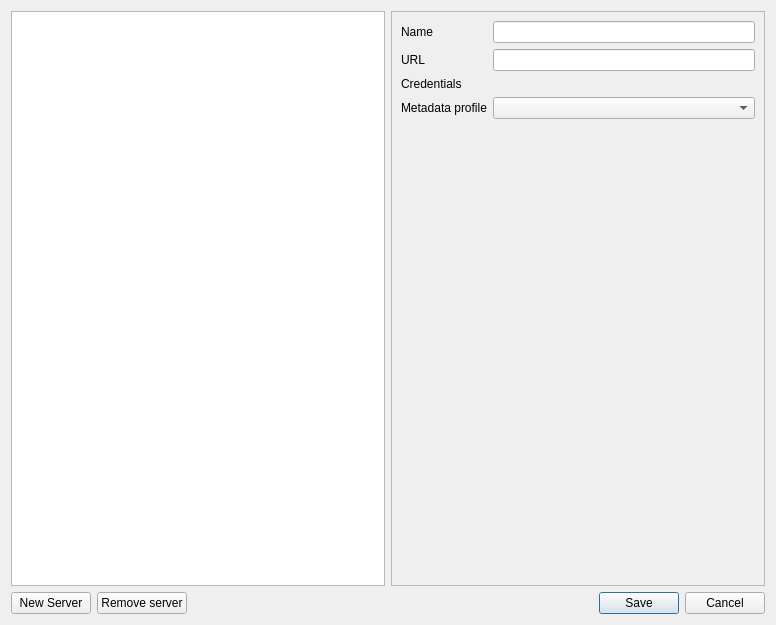
<?xml version="1.0" encoding="UTF-8"?>
<ui version="4.0">
 <class>Dialog</class>
 <widget class="QDialog" name="Dialog">
  <property name="geometry">
   <rect>
    <x>0</x>
    <y>0</y>
    <width>776</width>
    <height>625</height>
   </rect>
  </property>
  <property name="windowTitle">
   <string>Server Connections</string>
  </property>
  <layout class="QVBoxLayout" name="verticalLayout_2">
   <item>
    <layout class="QHBoxLayout" name="horizontalLayout_4">
     <item>
      <layout class="QVBoxLayout" name="verticalLayout">
       <item>
        <widget class="QListWidget" name="listServers"/>
       </item>
      </layout>
     </item>
     <item>
      <widget class="QStackedWidget" name="stackedWidget">
       <property name="frameShape">
        <enum>QFrame::StyledPanel</enum>
       </property>
       <property name="currentIndex">
        <number>3</number>
       </property>
       <widget class="QWidget" name="widgetGeocatLive">
        <layout class="QHBoxLayout" name="horizontalLayout_3">
         <item>
          <layout class="QGridLayout" name="gridLayout">
           <item row="0" column="1">
            <widget class="QLineEdit" name="txtGeocatLiveName"/>
           </item>
           <item row="2" column="1">
            <widget class="QLineEdit" name="txtInstanceIdentifier"/>
           </item>
           <item row="0" column="0">
            <widget class="QLabel" name="nameLabel">
             <property name="text">
              <string>Name</string>
             </property>
            </widget>
           </item>
           <item row="2" column="0">
            <widget class="QLabel" name="instanceIdentifierLabel">
             <property name="text">
              <string>Instance identifier</string>
             </property>
            </widget>
           </item>
           <item row="6" column="0">
            <widget class="QLabel" name="label_2">
             <property name="text">
              <string>GeoNetwork credentials</string>
             </property>
            </widget>
           </item>
           <item row="4" column="0">
            <widget class="QLabel" name="label">
             <property name="text">
              <string>GeoServer credentials</string>
             </property>
            </widget>
           </item>
           <item row="4" column="1">
            <widget class="QWidget" name="GeocatLiveGeoserverAuthWidget" native="true"/>
           </item>
           <item row="6" column="1">
            <widget class="QWidget" name="GeocatLiveGeonetworkAuthWidget" native="true"/>
           </item>
           <item row="7" column="0">
            <spacer name="verticalSpacer">
             <property name="orientation">
              <enum>Qt::Vertical</enum>
             </property>
             <property name="sizeHint" stdset="0">
              <size>
               <width>20</width>
               <height>40</height>
              </size>
             </property>
            </spacer>
           </item>
          </layout>
         </item>
        </layout>
       </widget>
       <widget class="QWidget" name="widgetGeoserver">
        <layout class="QHBoxLayout" name="horizontalLayout_2">
         <item>
          <layout class="QGridLayout" name="gridLayout_2">
           <item row="7" column="2">
            <widget class="QWidget" name="geoserverAuthWidget" native="true">
             <property name="sizePolicy">
              <sizepolicy hsizetype="Minimum" vsizetype="Minimum">
               <horstretch>0</horstretch>
               <verstretch>0</verstretch>
              </sizepolicy>
             </property>
            </widget>
           </item>
           <item row="7" column="0">
            <widget class="QLabel" name="label_5">
             <property name="text">
              <string>Credentials</string>
             </property>
            </widget>
           </item>
           <item row="5" column="2">
            <layout class="QHBoxLayout" name="horizontalLayout_5">
             <item>
              <widget class="QRadioButton" name="radioUploadData">
               <property name="text">
                <string>Upload data</string>
               </property>
              </widget>
             </item>
             <item>
              <widget class="QRadioButton" name="radioStoreInPostgis">
               <property name="text">
                <string>Store in PostGIS</string>
               </property>
              </widget>
             </item>
            </layout>
           </item>
           <item row="1" column="0">
            <widget class="QLabel" name="label_4">
             <property name="text">
              <string>URL</string>
             </property>
            </widget>
           </item>
           <item row="1" column="2">
            <widget class="QLineEdit" name="txtGeoserverUrl"/>
           </item>
           <item row="0" column="0">
            <widget class="QLabel" name="label_3">
             <property name="text">
              <string>Name</string>
             </property>
            </widget>
           </item>
           <item row="0" column="2">
            <widget class="QLineEdit" name="txtGeoserverName"/>
           </item>
           <item row="4" column="2">
            <widget class="QLineEdit" name="txtGeoserverWorkspace"/>
           </item>
           <item row="4" column="0">
            <widget class="QLabel" name="label_16">
             <property name="text">
              <string>Workspace</string>
             </property>
            </widget>
           </item>
           <item row="9" column="0">
            <spacer name="verticalSpacer_2">
             <property name="orientation">
              <enum>Qt::Vertical</enum>
             </property>
             <property name="sizeHint" stdset="0">
              <size>
               <width>20</width>
               <height>40</height>
              </size>
             </property>
            </spacer>
           </item>
           <item row="6" column="2">
            <layout class="QHBoxLayout" name="horizontalLayout_6">
             <item>
              <widget class="QComboBox" name="comboDatastore"/>
             </item>
             <item>
              <widget class="QToolButton" name="btnNewDatastore">
               <property name="text">
                <string>New</string>
               </property>
              </widget>
             </item>
            </layout>
           </item>
           <item row="6" column="0">
            <widget class="QLabel" name="label_7">
             <property name="text">
              <string>Datastore</string>
             </property>
            </widget>
           </item>
           <item row="5" column="0">
            <widget class="QLabel" name="label_6">
             <property name="text">
              <string>Data</string>
             </property>
            </widget>
           </item>
           <item row="8" column="2">
            <widget class="QPushButton" name="btnConnectGeoserver">
             <property name="text">
              <string>Connect</string>
             </property>
            </widget>
           </item>
          </layout>
         </item>
        </layout>
       </widget>
       <widget class="QWidget" name="widgetEmpty"/>
       <widget class="QWidget" name="widgetMetadataCatalogue">
        <layout class="QHBoxLayout" name="horizontalLayout_9">
         <item>
          <layout class="QGridLayout" name="gridLayout_4">
           <item row="4" column="0">
            <spacer name="verticalSpacer_4">
             <property name="orientation">
              <enum>Qt::Vertical</enum>
             </property>
             <property name="sizeHint" stdset="0">
              <size>
               <width>20</width>
               <height>40</height>
              </size>
             </property>
            </spacer>
           </item>
           <item row="1" column="0">
            <widget class="QLabel" name="label_14">
             <property name="text">
              <string>URL</string>
             </property>
            </widget>
           </item>
           <item row="0" column="0">
            <widget class="QLabel" name="label_15">
             <property name="text">
              <string>Name</string>
             </property>
            </widget>
           </item>
           <item row="0" column="1">
            <widget class="QLineEdit" name="txtCswName"/>
           </item>
           <item row="2" column="0">
            <widget class="QLabel" name="label_17">
             <property name="text">
              <string>Credentials</string>
             </property>
            </widget>
           </item>
           <item row="1" column="1">
            <widget class="QLineEdit" name="txtCswUrl"/>
           </item>
           <item row="3" column="1">
            <layout class="QHBoxLayout" name="horizontalLayout_8">
             <item>
              <widget class="QComboBox" name="comboMedatadaProfile"/>
             </item>
            </layout>
           </item>
           <item row="3" column="0">
            <widget class="QLabel" name="label_18">
             <property name="text">
              <string>Metadata profile</string>
             </property>
            </widget>
           </item>
           <item row="2" column="1">
            <widget class="QWidget" name="cswAuthWidget" native="true"/>
           </item>
          </layout>
         </item>
        </layout>
       </widget>
       <widget class="QWidget" name="widgetPostgis">
        <layout class="QGridLayout" name="gridLayout_3">
         <item row="6" column="2">
          <widget class="QLineEdit" name="txtPostgisSchema"/>
         </item>
         <item row="0" column="0">
          <widget class="QLabel" name="label_9">
           <property name="text">
            <string>Name</string>
           </property>
          </widget>
         </item>
         <item row="5" column="0">
          <widget class="QLabel" name="label_12">
           <property name="text">
            <string>Database</string>
           </property>
          </widget>
         </item>
         <item row="6" column="0">
          <widget class="QLabel" name="label_11">
           <property name="text">
            <string>Schema</string>
           </property>
          </widget>
         </item>
         <item row="2" column="0">
          <widget class="QLabel" name="label_13">
           <property name="text">
            <string>Credentials</string>
           </property>
          </widget>
         </item>
         <item row="0" column="2">
          <widget class="QLineEdit" name="txtPostgisName"/>
         </item>
         <item row="1" column="2">
          <widget class="QLineEdit" name="txtPostgisServerAddress"/>
         </item>
         <item row="4" column="2">
          <widget class="QLineEdit" name="txtPostgisPort"/>
         </item>
         <item row="2" column="2">
          <widget class="QWidget" name="postgisAuthWidget" native="true">
           <property name="maximumSize">
            <size>
             <width>16777215</width>
             <height>100</height>
            </size>
           </property>
          </widget>
         </item>
         <item row="4" column="0">
          <widget class="QLabel" name="label_10">
           <property name="text">
            <string>Port</string>
           </property>
          </widget>
         </item>
         <item row="1" column="0">
          <widget class="QLabel" name="label_8">
           <property name="text">
            <string>Server address</string>
           </property>
          </widget>
         </item>
         <item row="5" column="2">
          <widget class="QLineEdit" name="txtPostgisDatabase"/>
         </item>
         <item row="8" column="1">
          <spacer name="verticalSpacer_3">
           <property name="orientation">
            <enum>Qt::Vertical</enum>
           </property>
           <property name="sizeHint" stdset="0">
            <size>
             <width>20</width>
             <height>40</height>
            </size>
           </property>
          </spacer>
         </item>
         <item row="7" column="2">
          <widget class="QPushButton" name="btnConnectPostgis">
           <property name="text">
            <string>Connect</string>
           </property>
          </widget>
         </item>
        </layout>
       </widget>
      </widget>
     </item>
    </layout>
   </item>
   <item>
    <layout class="QHBoxLayout" name="horizontalLayout_7">
     <item>
      <layout class="QHBoxLayout" name="horizontalLayout">
       <item>
        <widget class="QPushButton" name="buttonNew">
         <property name="text">
          <string>New Server</string>
         </property>
        </widget>
       </item>
       <item>
        <widget class="QPushButton" name="buttonRemove">
         <property name="text">
          <string>Remove server</string>
         </property>
        </widget>
       </item>
       <item>
        <spacer name="horizontalSpacer">
         <property name="orientation">
          <enum>Qt::Horizontal</enum>
         </property>
         <property name="sizeHint" stdset="0">
          <size>
           <width>40</width>
           <height>20</height>
          </size>
         </property>
        </spacer>
       </item>
      </layout>
     </item>
     <item>
      <widget class="QDialogButtonBox" name="buttonBox">
       <property name="orientation">
        <enum>Qt::Horizontal</enum>
       </property>
       <property name="standardButtons">
        <set>QDialogButtonBox::Cancel|QDialogButtonBox::Save</set>
       </property>
      </widget>
     </item>
    </layout>
   </item>
  </layout>
 </widget>
 <resources/>
 <connections/>
</ui>
